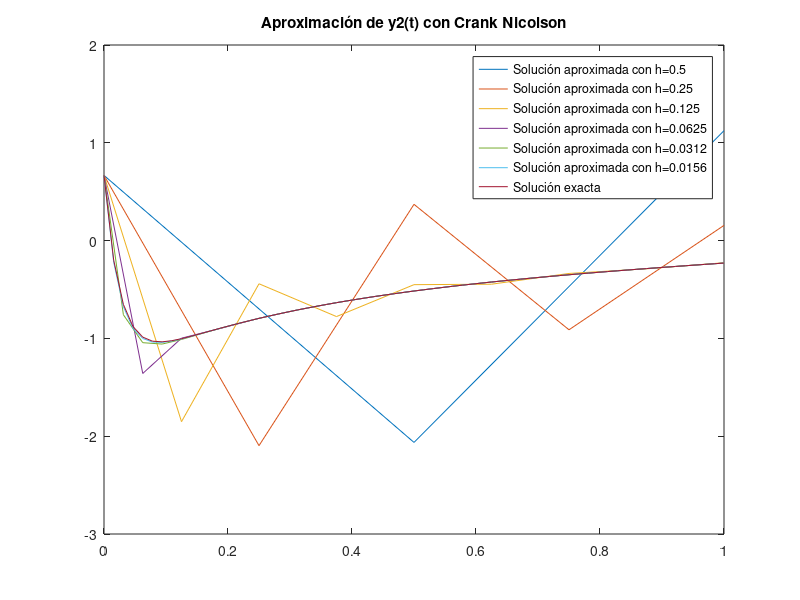

MATLAB code to generate this figure:

%Crank Nicolson
N= 2;
y = @(t,y) [9*y(1)+24*y(2)+5*cos(t)-1/3*sin(t); -24*y(1)-51*y(2)-9*cos(t)+1/3*sin(t)];
yexact = @(t) [2*exp(-3*t)-exp(-39*t)+1/3*cos(t); -exp(-3*t)+2*exp(-39*t)-1/3*cos(t)];
y1exact =  @(t) 2*exp(-3*t)-exp(-39*t)+1/3*cos(t)
y2exact = @(t) -exp(-3*t)+2*exp(-39*t)-1/3*cos(t);

a = 0;
b = 1;
y10 = 4/3;
y20 = 2/3;
y0 = [y10; y20];
hf = @(j) 2.^(-j);

for jj=1:6
    h = hf(jj);
    T = (a:h:b)';
    n = size(T,1);
    Y=zeros(n,N);
    Y(1,:)=y0;
    
    for j=1:n-1
        back = @(w) w - (h/2)*y(T(j+1),w)' - Y(j,:) - (h/2)* y(T(j),Y(j,:))';
        C = fsolve(back,Y(j,:));
        Y(j+1,:) = C';
    end
    plot(T', Y(:,2))
    hold on
end

Y1exact = y1exact(T);
Y2exact = y2exact(T)

plot(T', Y2exact)
legend('Solución aproximada con h=0.5', ...
    'Solución aproximada con h=0.25', ...
    'Solución aproximada con h=0.125', ...
    'Solución aproximada con h=0.0625',...
    'Solución aproximada con h=0.0312',...
    'Solución aproximada con h=0.0156',...
    'Solución exacta')
title("Aproximación de y2(t) con Crank Nicolson" )
